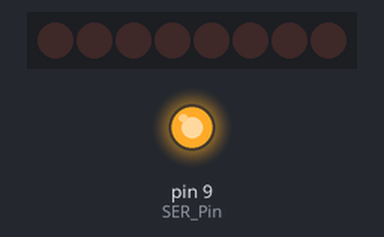
A sketch run on a simulated Arduino Uno, built with avr-gcc and run on an emulated ATmega328P. On the bench: 8 shift-register outputs drawn as a row of LEDs (first output left, lit = HIGH), output pins drawn as LEDs (lit = HIGH). Wiring (inferred from the names in the program): shift register (74HC595): data pin 10; shift clock pin 11. Wiring (inferred from the signals the program sends): row of LEDs: on Q0, Q1, Q2, Q3, Q4, Q5, Q6, Q7. Pins used as bus, display or sensor lines are not drawn.

Above: at 7.0 s.
At 46.7 s:
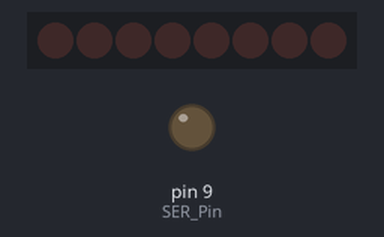
Timing chart, 0 to 50.8 s (numbered marks = the images above):
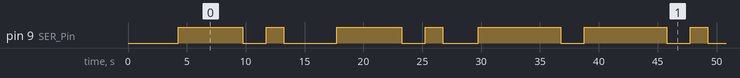

The sketch:

Shift_reg_new.ino
```cpp
int SER_Pin = 9;   //pin 14 on the 75HC595
int RCLK_Pin = 10;  //pin 12 on the 75HC595
int SRCLK_Pin = 11; //pin 11 on the 75HC595

//How many of the shift registers - change this
#define number_of_74hc595s 1

//do not touch
#define numOfRegisterPins number_of_74hc595s * 8

boolean registers[numOfRegisterPins];

const prog_uint8_t BitMap[8][8] = {   // store in program memory to save RAM
        {1,1,1,1,1,1,1,1},
        {1,1,0,0,0,0,1,1},
        {0,0,0,0,0,0,0,0},
        {1,1,1,1,1,1,1,1},
        {1,1,0,0,0,0,1,1},
        {1,1,0,0,0,0,0,0},
        {1,1,1,1,1,1,1,1},
        {1,1,0,0,0,0,1,1},
    };

void setup(){
  pinMode(SER_Pin, OUTPUT);
  pinMode(RCLK_Pin, OUTPUT);
  pinMode(SRCLK_Pin, OUTPUT);

  //reset all register pins
  clearRegisters();
  writeRegisters();
}

//set all register pins to LOW
void clearRegisters(){
  for(int i = numOfRegisterPins - 1; i >=  0; i--){
     registers[i] = LOW;
  }
}

//Set and display registers
//Only call AFTER all values are set how you would like (slow otherwise)
void writeRegisters(){

  digitalWrite(RCLK_Pin, LOW);
  //delay(200);

  for(int i = numOfRegisterPins - 1; i >=  0; i--){
    digitalWrite(SRCLK_Pin, LOW);
    delay(250);

    int val = registers[i];

    digitalWrite(SER_Pin, val);
    digitalWrite(SRCLK_Pin, HIGH);
    delay(250);
  }
  digitalWrite(RCLK_Pin, HIGH);

}

//set an individual pin HIGH or LOW
void setRegisterPin(int index, int value){
  registers[index] = value;
}

void DisplayBitMap()
{

}

void loop(){

  for (byte y=0; y<8; y++) {

    for (byte x=0; x<8; x++) {
      if (BitMap[y][x] == 1) {
        setRegisterPin(x, HIGH);
      } else {
         setRegisterPin(x, LOW);
      }
    }

    writeRegisters();  //MUST BE CALLED TO DISPLAY CHANGES
    delay(500);
  }

  //setRegisterPin(7, HIGH);
  //setRegisterPin(3, HIGH);
  //setRegisterPin(4, LOW);
  //setRegisterPin(5, HIGH);
  //setRegisterPin(7, HIGH);


  //Only call once after the values are set how you need.
}
```

Measured:
- by itself, pin 9 (SER_Pin): repeats every 36.0 s: LOW 2.0 s, HIGH 1.5 s, LOW 4.5 s, HIGH 5.5 s, LOW 2.0 s, HIGH 1.5 s, LOW 3.0 s, HIGH 7.0 s, LOW 2.0 s, HIGH 7.0 s
- by itself, everything shown: repeats every 36.0 s, in 10 steps
